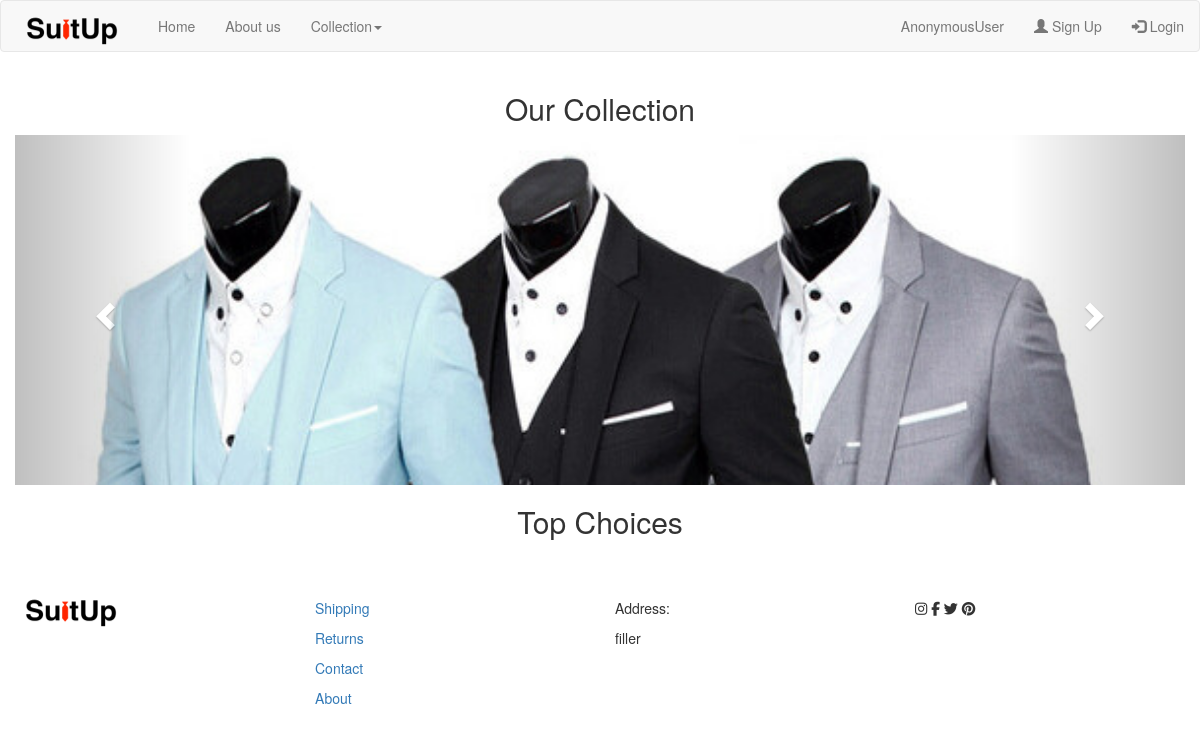
/, run on an earlier commit of the app's database.
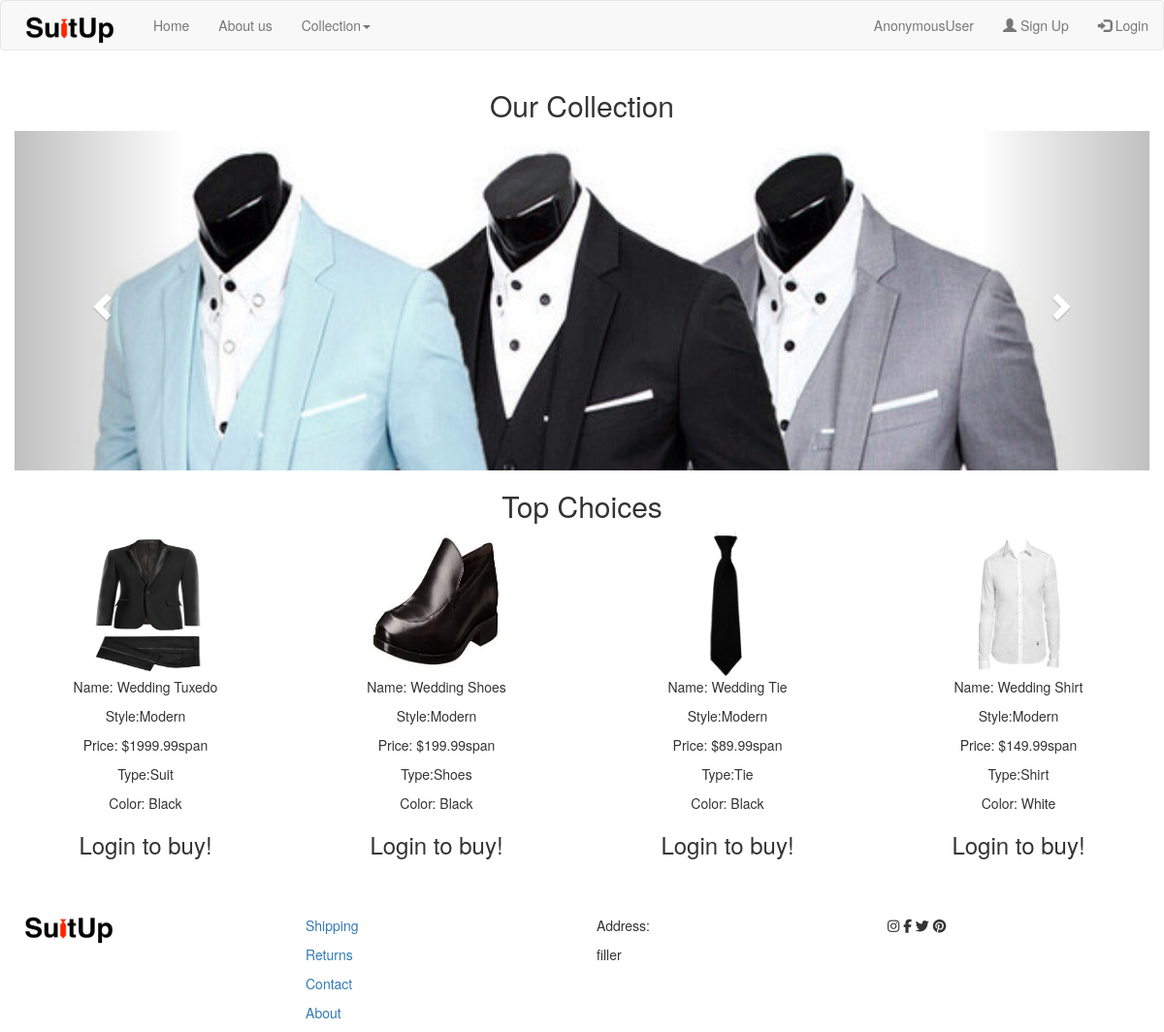
And on a later commit of the database.
### store_products/models.py (models this page shows, shortened)
class Product(models.Model):
    product_name = models.CharField(max_length=70)
    style = models.CharField(max_length=70)
    price = models.FloatField()
    type = models.CharField(max_length=15)
    color = models.CharField(max_length=15)
    favorite = models.BooleanField()
    display_rank = models.IntegerField()
    image_url = models.CharField(default='images/image', max_length=70)

### store_products/views.py (the view)
# urls.py: 2. Add a URL to urlpatterns:  url(r'^$', views.home, name='home')
def home(request):
    favorite_products = []
    for r in Product.objects.values_list('display_rank', flat=True).distinct():
        x = Product.objects.filter(favorite=True, display_rank=r)
        favorite_products.append(x)
    return render(request, 'store_products/home.html', {'products': favorite_products})

### store_products/templates/store_products/home.html (shortened to what this page needs)
{% extends "store_products/index.html" %}
{% load staticfiles %}
{% block content %}
<div class="container-fluid text-center">
	<h2>Our Collection</h2>
	<div id='productCarousel' class="carousel slide text-center" data-ride="carousel">
		<div class="carousel-inner" role="listbox">
			<div class="item active car">
				<img class="carimage" alt="suits" src="{% static 'images/suits.jpg' %}"/>
			</div>
		</div>
		<a class="left carousel-control" href="#productCarousel" role="button" data-slide="prev">
      		<span class="glyphicon glyphicon-chevron-left" aria-hidden="true"></span>
    	</a>
    	<a class="right carousel-control" href="#productCarousel" role="button" data-slide="next">
      		<span class="glyphicon glyphicon-chevron-right" aria-hidden="true"></span>
      	</a>
	</div>
</div>
<div class="container-fluid text-center">
	<div class="row">
	<h2>Top Choices</h2>
	</div>
	{% for product in products %}
	<div class="row">
		{% for details in product %}
		<div class="col-xs-3 text-center catalog">
			<img id="img{{details.id}}" class='stock' src="{% static details.image_url %}" />
			<p>Name: <span id="name{{details.id}}">{{details.product_name}}</span></p>
			<p>Style:<span>{{details.style}}</span></p>
			<p>Price: <span id="price{{details.id}}">${{details.price}}</span>span</p>
			<p>Type:<span>{{details.type}}</span></p>
			<p>Color: <span>{{details.color}}</span></p>
			{% if user.is_authenticated %}
			<button class="btn-default buy" id="{{details.id}}">Buy</button>
			{% else %}
			<h3>Login to buy!</h3>
			{% endif %}
		</div>
		{% endfor %}
	</div>
	{% endfor %}
</div>
{% endblock %}

### store_products/templates/store_products/index.html (shortened to what this page needs)
<!doctype html>
<html>
	<head>
		{% load staticfiles %}
		<link href="{% static 'css/products.css' %}" type="text/css" rel="stylesheet">
		<link rel="stylesheet" href="https://maxcdn.bootstrapcdn.com/bootstrap/3.3.7/css/bootstrap.min.css">
	</head>
	<body>
	<nav class="navbar navbar-default">
  <div class="container-fluid">
    <div class="navbar-header">
      <a class="navbar-brand" href="#">
        <img src="{% static 'images/suitup.png' %}" alt="Suit Up"/>
      </a>
    </div>
    <ul class="nav navbar-nav">
    	<li><a href="{% url 'home' %}">Home</a></li>
    	<li><a href="{% url 'about' %}">About us</a></li>
    	<li class="dropdown"><a class="dropdown-toggle" data-toggle="dropdown" href="#">Collection<span class='caret'></span></a>
    	</li>
    </ul>
   	<ul class = "nav navbar-nav navbar-right relative">
   		<li class="user"><a href='#'>{{user}}</a></li>
   	   	{% if user.is_anonymous %}
   		<li><a href="{% url 'register' %}"><span class="glyphicon glyphicon-user"></span> Sign Up</a></li>
      	<li><a href="{% url 'login' %}"><span class="glyphicon glyphicon-log-in"></span> Login</a></li>
          {% endif %}
  </div>
</nav>
	{% block content %}
	{% endblock %}
<div class="container-fluid">
	<div class="row">
		<div class="col-xs-3 foot">
			<img src="{% static 'images/suitup.png' %}" alt="Suit Up" class="logo footitem"/>
		</div>
		<div class="col-xs-3 foot">
			<a href='#'><p>Shipping</p></a>
			<a href='#'><p>Returns</p></a>
			<a href="{% url 'contact' %}"><p>Contact</p></a>
			<a href="{% url 'about' %}"><p>About</p></a>
		</div>
		<div class ="col-xs-3 foot">
			<p>Address:</p>
			<p>filler</p>
		</div>
		<div class="col-xs-3 foot">
			<span><i class="fa fa-instagram"></i></span>
			<span><i class="fa fa-facebook"></i></span>
			<span><i class="fa fa-twitter"></i></span>
			<span><i class="fa fa-pinterest"></i></span>
		</div>
	</div>
</div>
</body>
</html>

### store_products/static/css/products.css (style rules this page uses)
.container-fluid .row .foot { position:relative; padding-top:50px; }
.foot .footitem { position:absolute; }
.car { max-height:350px; }
.car .carimage { width:100%; }
.catalog { position:relative; }
.catalog .stock { height:150px; width:50%; }

What changed in the data, as far as the page shows it:
added Product: image_url (picture), product_name "Wedding Tuxedo", style "Modern", price "1999.99", type "Suit", color "Black"
added Product: image_url (picture), product_name "Wedding Shoes", style "Modern", price "199.99", type "Shoes", color "Black"
added Product: image_url (picture), product_name "Wedding Tie", style "Modern", price "89.99", type "Tie", color "Black"
added Product: image_url (picture), product_name "Wedding Shirt", style "Modern", price "149.99", type "Shirt", color "White"
